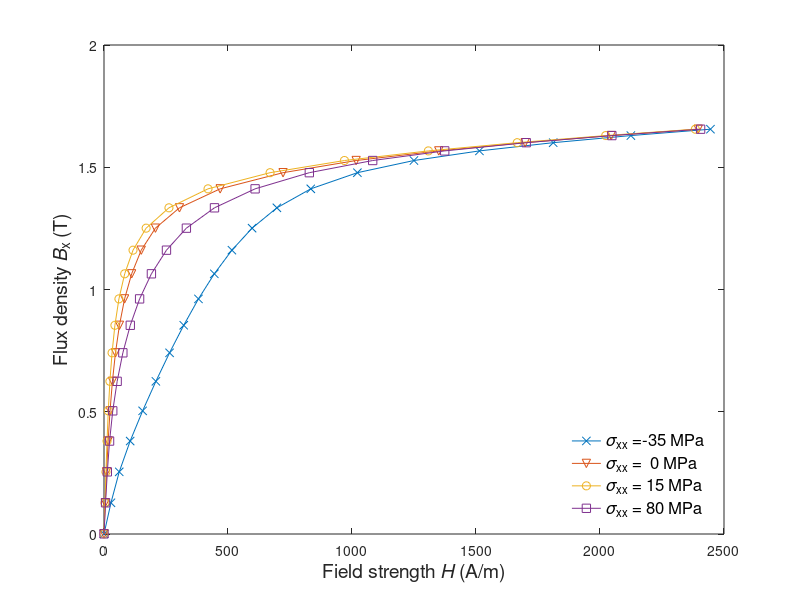
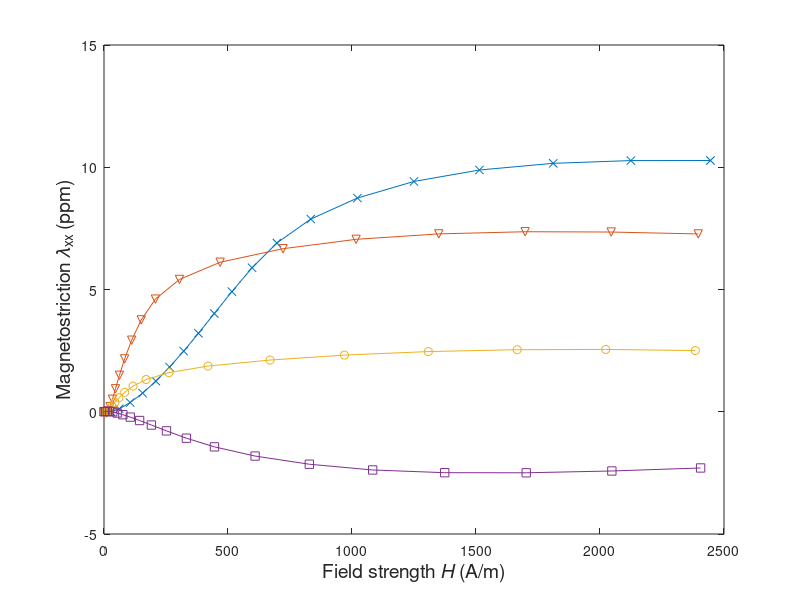

Write MATLAB code to recreate these figures, in order. (Note: this script raises an error after producing the figures.)
% Fit bivariate spline against measurement data using B and epsilon as the
% variables. The script produces Figure 10 in the paper.

clear all
close all
clc
addpath util

% Young modulus and Poisson ratio
nu = 0.34;
E = 183e9;

% Order of spline (4 means 3rd order)
ordr = 4;

% Which stresses values to plot. The available values are [-35 -30 -20 -15
% -10 -5  0  5  10  15  40  50  60  70  80  90 100] MPa
sref = [-35 0 15 80];

%%% Load measurement data

  % Measurement data
  load ./data/meas_data2.mat
  ind = find(ismember(sigxx/1e6, sref));
  
  % Plot measurements
  num2strcell = @(a, pre, ext) reshape(cellstr([repmat(pre, [numel(a) 1])  num2str(a(:)) repmat(ext, [numel(a) 1])]), size(a));
  style = {'x-', 'v-', 'o-', 's-'};
  for i = 1 : length(ind)
    figure(1);
      plot(Hx(1:5:end,ind(i))', Bx(1:5:end)', style{i}); hold on;
      xlabel('Field strength {\itH} (A/m)', 'FontSize', 14);
      ylabel('Flux density {\itB}_x (T)', 'FontSize', 14);
    figure(2);
      plot(Hx(1:5:end,ind(i))', lamxx(1:5:end,ind(i))'*1e6, style{i}); hold on;
      xlabel('Field strength {\itH} (A/m)', 'FontSize', 14);
      ylabel('Magnetostriction {\it\lambda}_{xx} (ppm)', 'FontSize', 14);
  end;
  figure(1); leg = legend(num2strcell(sref, '{\it\sigma}_{xx} =', ' MPa'), 'Location', 'SouthEast'); set(leg, 'FontSize', 12); legend boxoff
  drawnow;

  % Variable v' which is not regularly distributed
  vp = (nu+1)/E*repmat(sigxx, length(Bx), 1) + 3/2*lamxx;

  % Keep origindal measurement data
  Hx0 = Hx;
  sigxx0 = sigxx;
  lamxx0 = lamxx;
  
  % Interpolate H, lambda and sigma for regular v
  v = linspace(min(vp(:)), max(vp(:)), length(sigxx));
  for i = 1 : length(Bx)
    Hx2(i,:)    = interp1(vp(i,:), Hx(i,:),    v, 'pchip', 'extrap');
    sigxx2(i,:) = interp1(vp(i,:), sigxx,      v, 'pchip', 'extrap');
    lamxx2(i,:) = interp1(vp(i,:), lamxx(i,:), v, 'pchip', 'extrap');
  end;
  Hx = Hx2;
  sigxx = sigxx2;
  lamxx = lamxx2;
  clear vp sigxx2 lamxx2 Hx2

  % Auxiliary variables with scaling
  Bscale = max(Bx);
  escale = max(abs(v));
  u = Bx/Bscale;
  v = v/escale;

  % Stress caused by magnetostriction
  tauxx = -E/(1+nu)*lamxx;
  
  % Partial derivatives of the spline obtained from the multiscale model
  phi_u = Hx*Bscale;
  phi_v = tauxx*escale;

%%% Fit spline

  tic
  s = fitSpline2(4, u, v, phi_u, phi_v);
  toc
  
%%% Plots
  
  % Calculate partial derivatives from the fitted spline
  sdu = fnval(fnder(s, [1 0]), {u,v});
  sdv = fnval(fnder(s, [0 1]), {u,v});

  % Plot all data and show errors
  figure;
    hold on;
    plot(phi_u(:)/Bscale, 'b.-')
    plot(sdu(:)/Bscale, 'ro-')
    title(sprintf('B, error %g %%', 100*norm(phi_u(:)-sdu(:))/norm(phi_u(:))), 'FontSize', 14);
    legend('Measured', 'Spline')
  figure;
    hold on;
    plot(phi_v(:)/escale, 'b.-')
    plot(sdv(:)/escale, 'ro-')
    title(sprintf('{\\tau}_{xx}, error %g %%', 100*norm(phi_v(:)-sdv(:))/norm(phi_v(:))), 'FontSize', 14);
    legend('Measured', 'Spline')

  % Plot B(H) and lambda(B) curves with more points in B to see possible
  % oscillations in the splines
  style = {'x', 'v', 'o', 's'};
  for i = 1 : length(ind)
    
    % Auxiliary variables
    uu = Bx/Bscale;
    vv = ((nu+1)/E*repmat(sigxx0(ind(i)), length(Bx), 1) + 3/2*lamxx0(:,ind(i)))/escale;

    % Partial derivatives from spline
    sdu = fnval(fnder(s, [1 0]), [uu(:)'; vv(:)']);
    sdv = fnval(fnder(s, [0 1]), [uu(:)'; vv(:)']);
    
    figure(11);
    set(gca, 'ColorOrderIndex', i);
      p1(i) = plot(Hx0(1:5:end,ind(i)), Bx(1:5:end), style{i}); hold on;
      plot(sdu/Bscale, uu*Bscale, '-', 'Color', get(p1(i), 'color')); hold on;
      xlabel('Field strength {\itH}_x (A/m)', 'FontSize', 14);
      ylabel('Flux density {\itB} (T)', 'FontSize', 14);
    figure(12)
    set(gca, 'ColorOrderIndex', i);
      p12 = plot(Bx(1:5:end)', lamxx0(1:5:end,ind(i))*1e6, style{i}); hold on;
      plot(uu*Bscale, -(1+nu)/E*sdv/escale*1e6, '-', 'Color', get(p12, 'color')); hold on;
      xlabel('Flux density {\itB} (T)', 'FontSize', 14);
      ylabel('Magnetostriction {\it\lambda}_{xx} (ppm)', 'FontSize', 14);
  end;    

  % Set legend
  figure(11)
  p2 = plot(0,0,'k-');
  leg = legend([p1 p2], [num2strcell(sref, 'Measured {\it\sigma}_{xx} =', ' MPa'), 'Spline'], 'Location', 'SouthEast'); set(leg, 'FontSize', 12); legend boxoff
  xlim([0 3000])
